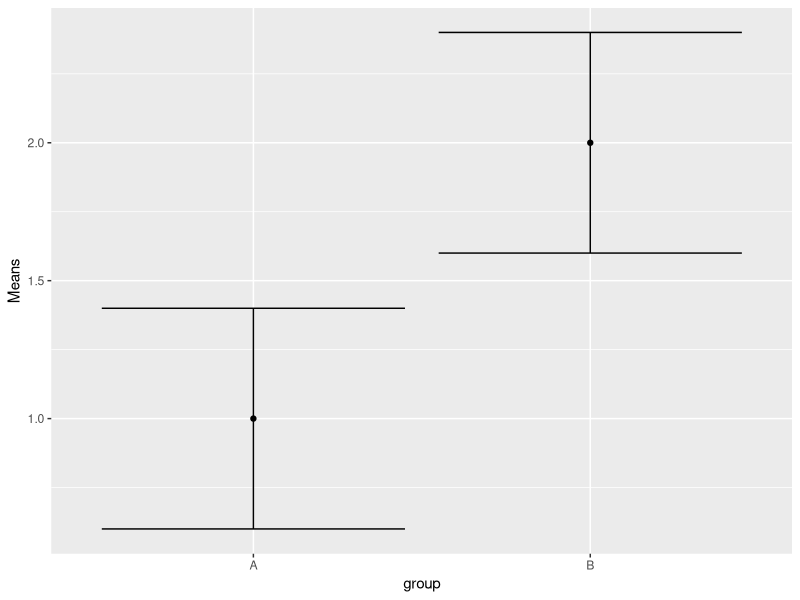
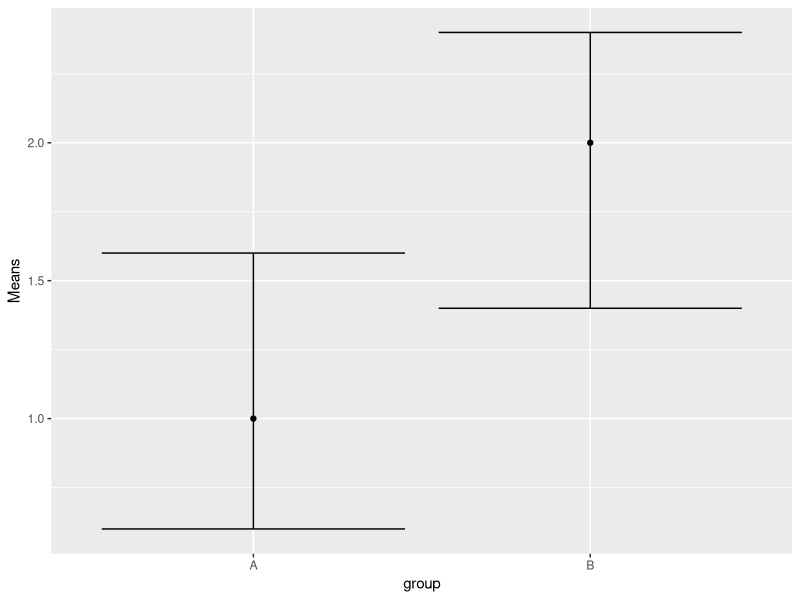
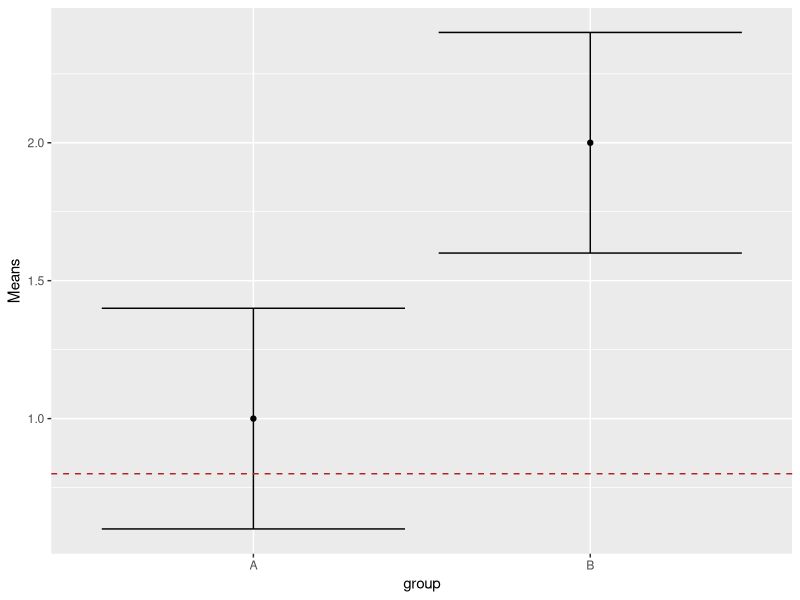
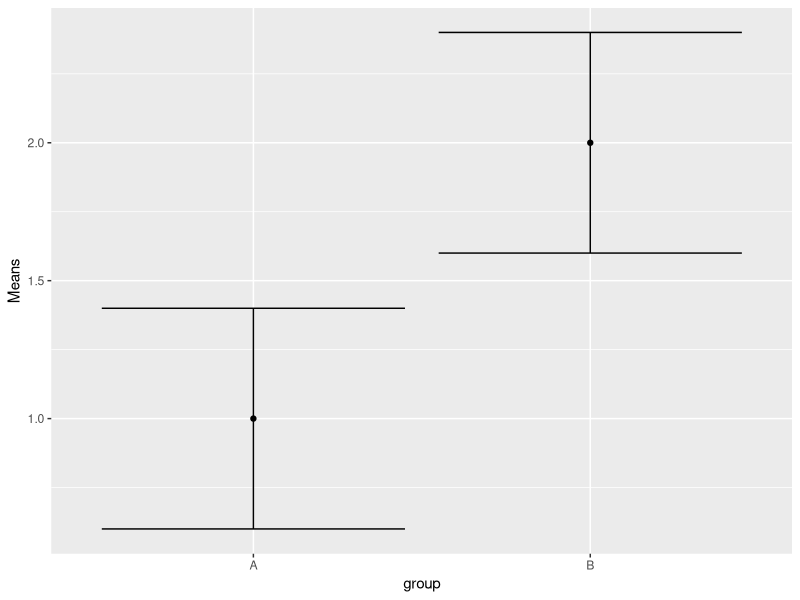
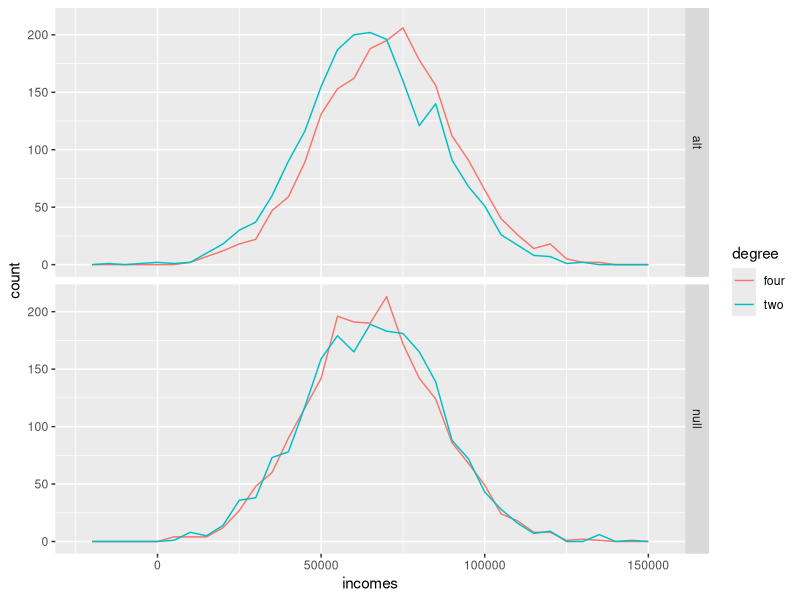
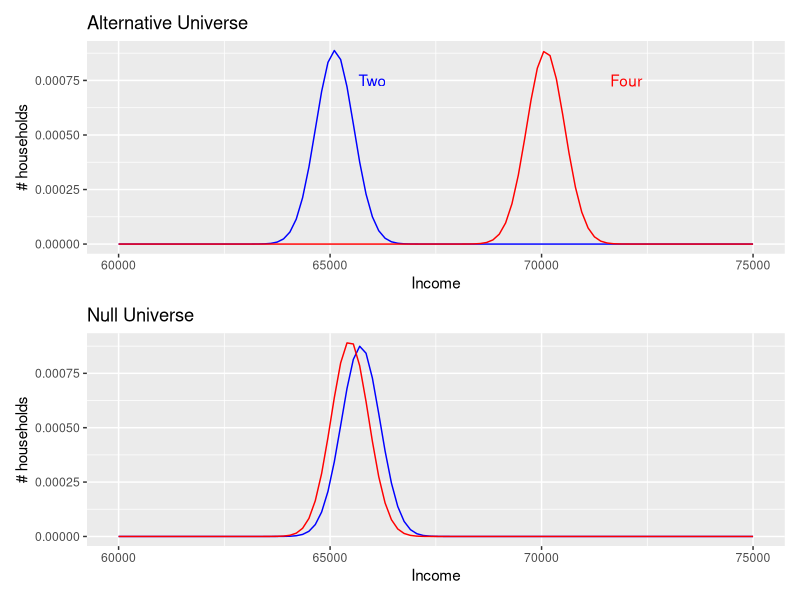
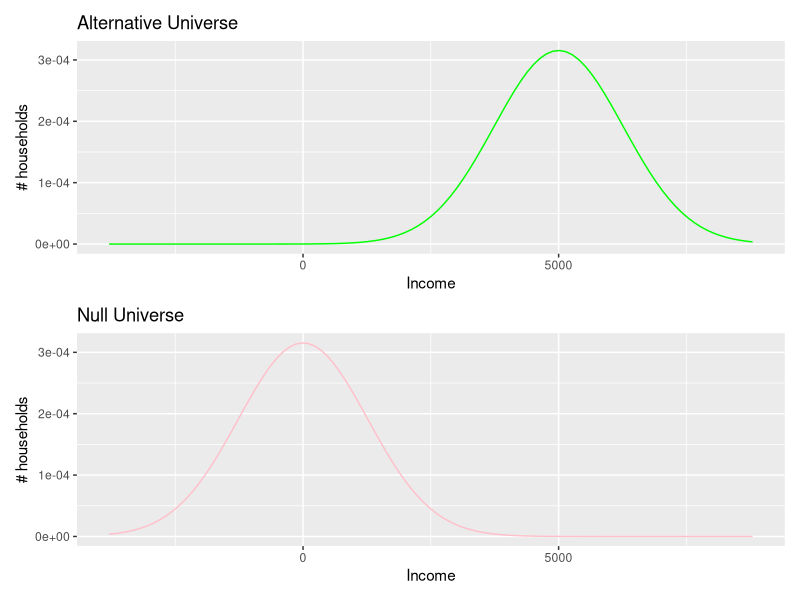
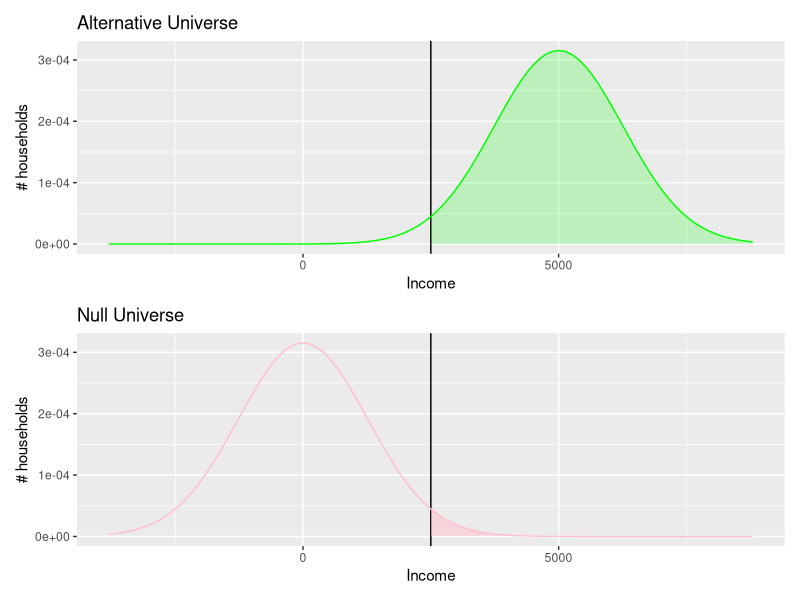

The R source for these figures, in order:
## ---- chunk 1

library(tidyverse)
library(ggplot2)

df1 <- tibble(group=c("A","B"), Means=c(1,2), LowerCI = c(0.6,1.6), UpperCI=c(1.4, 2.4))
df2 <- tibble(group=c("A","B"), Means=c(1,2), LowerCI = c(0.6,1.4), UpperCI=c(1.6, 2.4))
plot1 <- ggplot(df1, aes(x=group, y=Means)) + geom_point() + geom_errorbar(aes(ymin=LowerCI, ymax=UpperCI))
plot2 <- ggplot(df2, aes(x=group, y=Means)) + geom_point() + geom_errorbar(aes(ymin=LowerCI, ymax=UpperCI))
## ---- chunk 2

plot1

## ---- chunk 3

plot2

## ---- chunk 4

plot1 + geom_hline(yintercept=0.8, color="firebrick", linetype=2)

## ---- chunk 5

plot1

## ---- chunk 6
library(tidyverse)
library(patchwork)
## ---- chunk 7
### generate example samples from a null and minimal important effect
avg_Aus_income <- 65000  # ave Austin income in US$
sd_Aus_income <- 20000

# minimally interesting potential diff between 2 and 4 year degree
cool_effect <- 5000
big_Aus_income <- avg_Aus_income + cool_effect

# sample size - the main variables we'll play with
samp_size <- 2000
## ---- chunk 8
## need 3 columns: $, degree, universe (null or alt)
# incomes: var name is of form degree_universe
two_null <- rnorm(samp_size, mean = avg_Aus_income, sd = sd_Aus_income)
four_null <- rnorm(samp_size, mean = avg_Aus_income, sd = sd_Aus_income)
two_alt <- rnorm(samp_size, mean = avg_Aus_income, sd = sd_Aus_income)
four_alt <- rnorm(samp_size, mean = big_Aus_income, sd = sd_Aus_income)

incomes <- c(two_null, four_null, two_alt, four_alt)

# degree... 
degree <- rep(rep(c("two", "four"), times = 2), each = samp_size)

# universe...
universe <- rep(c("null", "alt"), each = 2*samp_size)

# assemble le tibble
income_sim <- tibble(incomes, degree, universe)

## plotting of our samples
samples_plot <- income_sim %>% 
  ggplot(aes(x = incomes, color = degree)) +
  geom_freqpoly(binwidth = 5000) +
  facet_grid(universe ~ .)

show(samples_plot)

## ---- chunk 9
## compute means, ses, etc.
my_summary <- income_sim %>% 
  group_by(universe, degree) %>% 
  summarize(
    s_size = n(),
    my_means = mean(incomes), 
    my_sds = sd(incomes)) %>% 
  mutate(
    my_ses = my_sds/sqrt(s_size),
    my_CIs = my_ses * 1.96)
## ---- chunk 10
# tibble just for setting up x-axis of plot
my_XLim = c(60000, 75000)
xAx <- tibble(x = my_XLim) # x axis limits

### alternate universe first
# basic plot
altPlot <- ggplot(xAx, aes(x = x)) + 
  stat_function(fun = dnorm, 
                args = list(mean = my_summary[[2, 4]], sd = my_summary[[2, 6]]), color = "blue") +
  stat_function(fun = dnorm, 
                args = list(mean = my_summary[[1, 4]], sd = my_summary[[1, 6]]), color = "red")
# add goodies
altPlot <- altPlot +
  xlab("Income") +
  ylab("# households") +
  ggtitle("Alternative Universe") +
  annotate("text", x = avg_Aus_income +1000, y = .00075, label = "Two", color = "blue") + 
  annotate("text", x = big_Aus_income +2000, y = .00075, label = "Four", color = "red")

### null universe now
nullPlot <- ggplot(xAx, aes(x = x)) + 
  stat_function(fun = dnorm, 
                args = list(mean = my_summary[[4, 4]], sd = my_summary[[4, 6]]), color = "blue") +
  stat_function(fun = dnorm, 
                args = list(mean = my_summary[[3, 4]], sd = my_summary[[3, 6]]), color = "red")
# level up with goodies
nullPlot <- nullPlot +
  xlab("Income") +
  ylab("# households") +
  ggtitle("Null Universe")

show(altPlot / nullPlot)
## ---- chunk 11
# re-define here because we'll be playing with these
sd_Aus_income <- 20000 # mainly to remind myself
cool_effect <- 5000
criterion <- cool_effect/2
samp_size <- 500

# standard error of the difference
se_diff <- sqrt(2)*(sd_Aus_income)/sqrt(samp_size)

# tibble just for setting up x-axis of plot
x_ax_min <- -3*se_diff
x_ax_max <- cool_effect+3*se_diff
my_XLim = c(x_ax_min, x_ax_max)
xAx <- tibble(x = my_XLim) # x axis limits

### alternate universe first
# basic plot
altPlot <- ggplot(xAx, aes(x = x)) + 
  stat_function(fun = dnorm, 
                args = list(mean = cool_effect, sd = se_diff), color = "green")

# add goodies
altPlot <- altPlot +
  xlab("Income") +
  ylab("# households") +
  ggtitle("Alternative Universe")

### null universe now
nullPlot <- ggplot(xAx, aes(x = x)) + 
  stat_function(fun = dnorm, 
                args = list(mean = 0, sd = se_diff), color = "pink")
#  goodies
nullPlot <- nullPlot +
  xlab("Income") +
  ylab("# households") +
  ggtitle("Null Universe")

show(altPlot / nullPlot)
## ---- chunk 12
# re-define here because we'll be playing with these
sd_Aus_income <- 20000 # mainly to remind myself
cool_effect <- 5000
criterion <- cool_effect/2
samp_size <- 500

# standard error of the difference
se_diff <- sqrt(2)*(sd_Aus_income)/sqrt(samp_size)

# tibble just for setting up x-axis of plot
x_ax_min <- -3*se_diff
x_ax_max <- cool_effect+3*se_diff
my_XLim = c(x_ax_min, x_ax_max)
xAx <- tibble(x = my_XLim) # x axis limits

### alternate universe first
# basic plot
altPlot <- ggplot(xAx, aes(x = x)) + 
  geom_vline(xintercept = criterion) +
  stat_function(fun = dnorm, 
                args = list(mean = cool_effect, sd = se_diff), color = "green")
# fill false alarm rate
x_lim_fill <- c(criterion, x_ax_max)
altPlot <- altPlot +
  stat_function(fun = dnorm,
                args = list(mean = cool_effect, sd = se_diff), 
                xlim = x_lim_fill, 
                geom = "area",
                fill = "green", alpha = 0.2)
# add goodies
altPlot <- altPlot +
  xlab("Income") +
  ylab("# households") +
  ggtitle("Alternative Universe")

### null universe now
nullPlot <- ggplot(xAx, aes(x = x)) + 
  geom_vline(xintercept = criterion) +
  stat_function(fun = dnorm, 
                args = list(mean = 0, sd = se_diff), color = "pink")
x_lim_fill <- c(criterion, x_ax_max)
nullPlot <- nullPlot +
  stat_function(fun = dnorm,
                args = list(mean = 0, sd = se_diff), 
                xlim = x_lim_fill, 
                geom = "area",
                fill = "pink", alpha = 0.5)
#  goodies
nullPlot <- nullPlot +
  xlab("Income") +
  ylab("# households") +
  ggtitle("Null Universe")

show(altPlot / nullPlot)
## ---- chunk 13
my_power <- pnorm(criterion, mean = cool_effect, sd = se_diff, lower.tail = FALSE)
my_alpha <- pnorm(criterion, mean = 0, sd = se_diff, lower.tail = FALSE)

print(sprintf("For an n of %i", samp_size))
print(sprintf("Power is %.2f", my_power))
print(sprintf("Alpha is %.2f", my_alpha))
## ---- chunk 14
samp_size <- 500 # change me!

library(tidyverse)
library(patchwork)

# re-define here because we'll be playing with these
sd_Aus_income <- 20000 # mainly to remind myself
cool_effect <- 5000
criterion <- cool_effect/2


# standard error of the difference
se_diff <- sqrt(2)*(sd_Aus_income)/sqrt(samp_size)

# tibble just for setting up x-axis of plot
x_ax_min <- -3*se_diff
x_ax_max <- cool_effect+3*se_diff
my_XLim = c(x_ax_min, x_ax_max)
xAx <- tibble(x = my_XLim) # x axis limits

### alternate universe first
# basic plot
altPlot <- ggplot(xAx, aes(x = x)) + 
  geom_vline(xintercept = criterion) +
  stat_function(fun = dnorm, 
                args = list(mean = cool_effect, sd = se_diff), color = "green")
# fill false alarm rate
x_lim_fill <- c(criterion, x_ax_max)
altPlot <- altPlot +
  stat_function(fun = dnorm,
                args = list(mean = cool_effect, sd = se_diff), 
                xlim = x_lim_fill, 
                geom = "area",
                fill = "green", alpha = 0.2)
# add goodies
altPlot <- altPlot +
  xlab("Income") +
  ylab("# households") +
  ggtitle("Alternative Universe")

### null universe now
nullPlot <- ggplot(xAx, aes(x = x)) + 
  geom_vline(xintercept = criterion) +
  stat_function(fun = dnorm, 
                args = list(mean = 0, sd = se_diff), color = "pink")
x_lim_fill <- c(criterion, x_ax_max)
nullPlot <- nullPlot +
  stat_function(fun = dnorm,
                args = list(mean = 0, sd = se_diff), 
                xlim = x_lim_fill, 
                geom = "area",
                fill = "pink", alpha = 0.5)
#  goodies
nullPlot <- nullPlot +
  xlab("Income") +
  ylab("# households") +
  ggtitle("Null Universe")

show(altPlot / nullPlot)

my_power <- pnorm(criterion, mean = cool_effect, sd = se_diff, lower.tail = FALSE)
my_alpha <- pnorm(criterion, mean = 0, sd = se_diff, lower.tail = FALSE)

print(sprintf("For an n of %i", samp_size))
print(sprintf("Power is %.2f", my_power))
print(sprintf("Alpha is %.2f", my_alpha))
